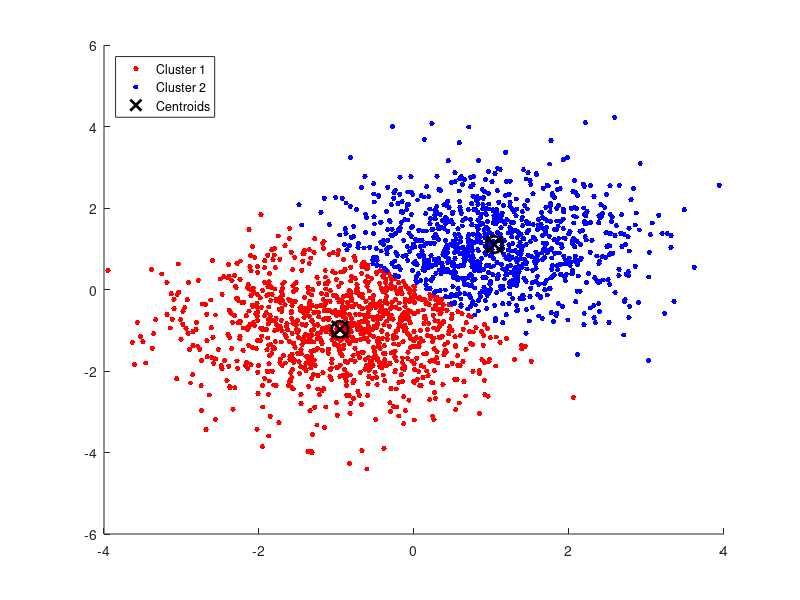

Recreate this plot in MATLAB.
function kmeans_example()
%KMEANS_EXAMPLE 
%   
% matlab/octave example of kmeans clustering

X = [randn(1000,2)+ones(1000,2);...
     randn(1000,2)-ones(1000,2)];

if exist('OCTAVE_VERSION','var')
	% matlab
    opts = statset('Display','iter');

    tic;
    [idx, ctrs] = kmeans(X, 2, 'Distance','sqEuclidean', 'Options',opts);
    toc         
else
    % octave
    [idx, ctrs] = kmeans(X, 2);
end

figure; clf;
hold on;
plot(X(idx==1,1),X(idx==1,2),'r.','MarkerSize',12)
plot(X(idx==2,1),X(idx==2,2),'b.','MarkerSize',12)
plot(ctrs(:,1),ctrs(:,2),'kx', 'MarkerSize',12,'LineWidth',2)
plot(ctrs(:,1),ctrs(:,2),'ko', 'MarkerSize',12,'LineWidth',2)
legend('Cluster 1','Cluster 2','Centroids', 'Location','NorthWest')  
hold off;
   
%size(X)
%size(idx)
%size(ctrs)
fprintf('\n\n');

end %function kmeans_example